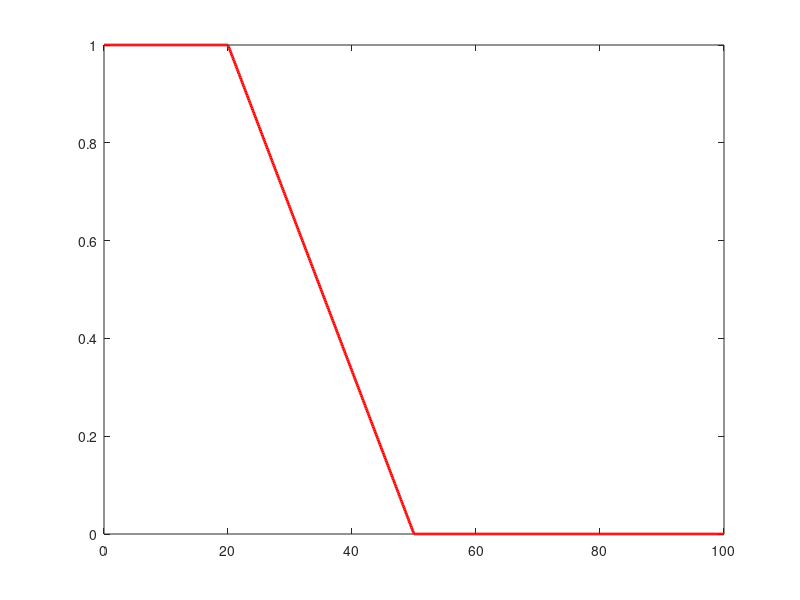

This figure's MATLAB source: (Note: this script raises an error after producing the figure.)
% 1. Evrensel Küme (x ekseni)
x = 0:0.1:100; 

% 2. Sola Açık Fonksiyon (Örn: "Genç" veya "Soğuk")
% x=20'ye kadar 1 olsun, x=50'de 0'a insin.
mu_sol_acik = max(0, min(1, (50 - x) / (50 - 20)));

% 3. Sağa Açık Fonksiyon (Örn: "Yaşlı" veya "Sıcak")
% x=50'de yükselmeye başlasın, x=80'de 1 olsun.
mu_sag_acik = max(0, min(1, (x - 50) / (80 - 50)));

figure;
plot(x,mu_sol_acik,"r","LineWidth",2);hold on;
plot(y,mu_sag_acik,"b","LineWidth",2);hold on;
grid on;
ylim

grid on;
ylim([-0.1 1.1]); % Üstten ve alttan biraz boşluk
legend('Sola Açık (Genç)', 'Sağa Açık (Yaşlı)');
xlabel('Yaş (Evrensel Küme)');
ylabel('Üyelik Derecesi (\mu)');
title('Basit Sol Açık ve Sağ Açık Grafik Çizimi');
